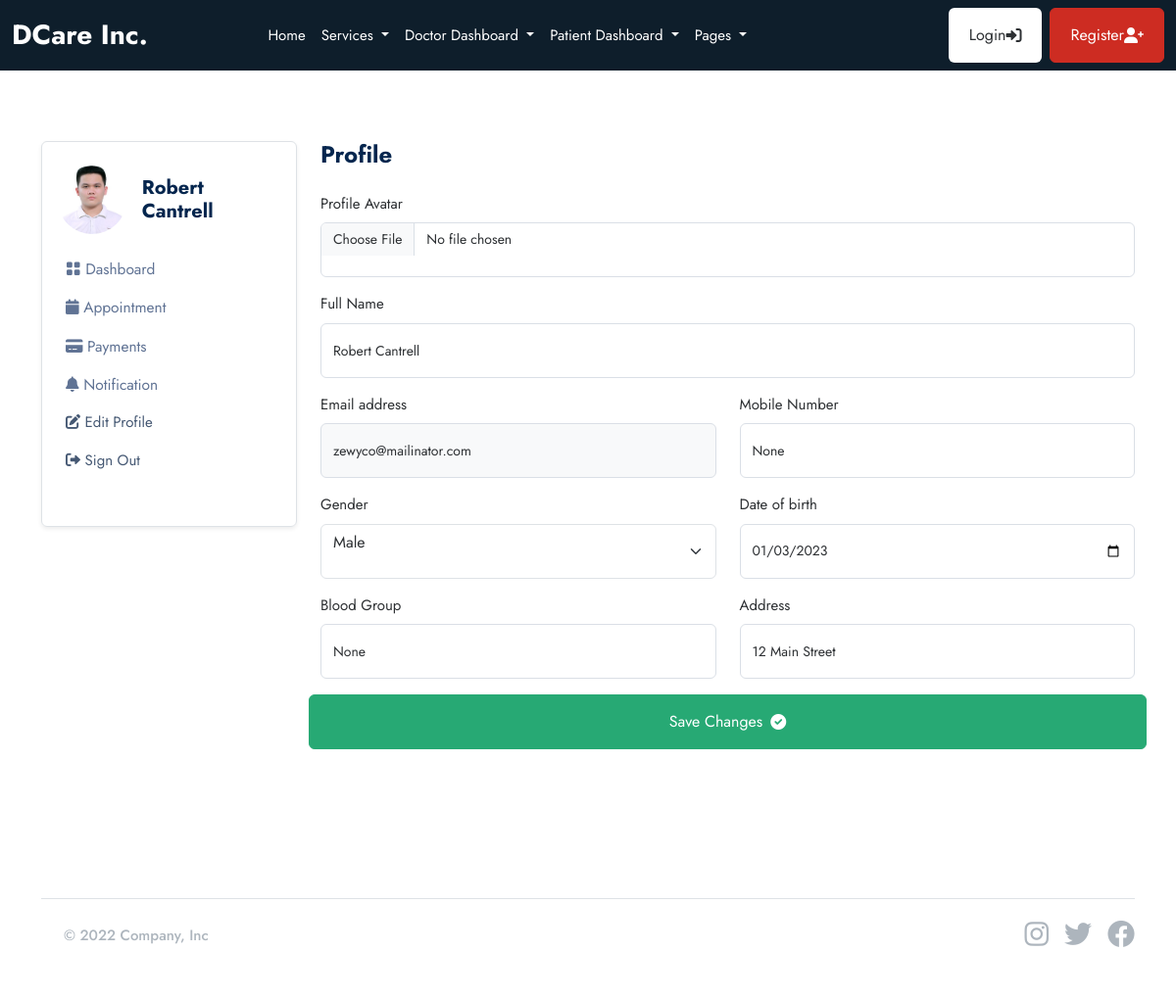
The page /patient/profile/ (signed in) on the database its author committed.
### userauths/models.py (models this page shows, shortened)
class User(AbstractUser):
    email = models.EmailField(_('email address'), unique=True)
    username = models.CharField(max_length=100, null=True, blank=True)
    user_type = models.CharField(max_length=50, choices=USER_TYPE, null=True, blank=True, default=None)
    is_active = models.BooleanField(default=True)
    is_staff = models.BooleanField(default=False)
    USERNAME_FIELD = 'email'
    REQUIRED_FIELDS = ['username']

### patient/models.py (models this page shows, shortened)
class Patient(models.Model):
    user = models.OneToOneField(userauths_models.User, on_delete=models.CASCADE)
    image = models.FileField(upload_to="images", null=True, blank=True)
    full_name = models.CharField(max_length=100, null=True, blank=True)
    email = models.CharField(max_length=100, null=True, blank=True)
    mobile = models.CharField(max_length=100, null=True, blank=True)
    address = models.CharField(max_length=100, null=True, blank=True)
    gender = models.CharField(max_length=100, null=True, blank=True)
    date_of_birth = models.DateField(default=timezone.now, null=True, blank=True)
    blood_group = models.CharField(max_length=100, null=True, blank=True)

### patient/views.py (the view, shortened to what this page needs)
# urls.py: path("profile/", views.profile, name="profile"),
@login_required
def profile(request):
    patient = patient_models.Patient.objects.get(user=request.user)
    formatted_date_of_birth = patient.date_of_birth.strftime('%Y-%m-%d')
    context = {
        "patient": patient,
        "formatted_date_of_birth": formatted_date_of_birth,
    }
    return render(request, "patient/profile.html", context)

### templates/patient/profile.html (shortened to what this page needs)
{% extends 'partials/base.html' %} {% block content %}
<section class="pt-5 pb-5">
    <div class="container">
        <div class="row mt-0 mt-md-4">
            {% include 'patient/sidebar.html' %}
            <div class="col-lg-9 col-md-8 col-12">
                <h4 class="mb-0 mb-4 fw-bold">Profile</h4>
                <form class="row" method="POST" enctype="multipart/form-data">
                    <div class="col-lg-12 mb-3">
                        <label class="form-label">Profile Avatar</label>
                        <input type="file" class="form-control" name="image" />
                    </div>
                    <div class="col-lg-12 mb-3">
                        <label class="form-label">Full Name</label>
                        <input type="text" name="full_name" value="{{patient.full_name}}" class="form-control" />
                    </div>
                    <div class="col-lg-6 mb-3">
                        <label class="form-label">Email address</label>
                        <input type="email" name="email" value="{{patient.email}}" readonly class="form-control bg-light" />
                    </div>
                    <div class="col-lg-6 mb-3">
                        <label class="form-label">Mobile Number</label>
                        <input type="text" name="mobile" value="{{patient.mobile}}" class="form-control" />
                    </div>
                    <div class="col-lg-6 mb-3">
                        <label for="name" class="mb-2">Gender</label>
                        <select name="gender" id="" class="form-select pb-4">
                            <option  {% if patient.gender == "Male" %} selected {% endif %}value="Male">Male</option>
                        </select>
                    </div>
                    <div class="col-lg-6 mb-3">
                        <label class="form-label">Date of birth</label>
                        <input type="date" name="date_of_birth" value="{{formatted_date_of_birth}}" class="form-control" />
                    </div>
                    <div class="col-lg-6 mb-3">
                        <label class="form-label">Blood Group</label>
                        <input type="text" name="blood_group" value="{{patient.blood_group}}" class="form-control" />
                    </div>
                    <div class="col-lg-6 mb-3">
                        <label class="form-label">Address</label>
                        <input type="text" name="address" value="{{patient.address}}" class="form-control" />
                    </div>
                    <button type="submit" class="btn btn-success">Save Changes <i class="fas fa-check-circle ms-2"></i></button>
                </form>
            </div>
        </div>
    </div>
</section>
{% endblock content %}

### templates/patient/sidebar.html (shortened to what this page needs)
<div class="col-lg-3 col-md-4 col-12">
  <nav
    class="navbar navbar-expand-md shadow-sm mb-4 mb-lg-0 sidenav border rounded"
  >
    <div class="collapse navbar-collapse p-3" id="sidenav">
      <div class="navbar-nav flex-column">
        <div class="d-flex align-items-center mb-3">
          {% if request.user.patient.image %}
          <img
            src="{{request.user.patient.image.url}}"
            alt="avatar"
            class="rounded-circle avatar-xl"
            style="width: 70px; height: 70px; object-fit: cover"
          />
          {% endif %}
          <div class="ms-3">
            <h5 class="mb-0 fw-bold">{{request.user.patient.full_name}}</h5>
          </div>
        </div>
        <ul class="list-unstyled ms-n2 mb-4">
          <li class="nav-item">
            <a
              class="dropdown-item nav-link"
              href="{% url 'patient:dashboard' %}"
              ><i class="bi bi-grid-fill"></i> Dashboard</a
            >
          </li>
          <li class="nav-item">
            <a
              class="dropdown-item nav-link"
              href="{% url 'patient:appointments' %}"
              ><i class="fas fa-calendar"></i> Appointment</a
            >
          </li>
          <li class="nav-item">
            <a
              class="dropdown-item nav-link"
              href="{% url 'patient:payments' %}"
              ><i class="fas fa-credit-card"></i> Payments</a
            >
          </li>
          <li class="nav-item">
            <a
              class="dropdown-item nav-link"
              href="{% url 'patient:notifications' %}"
              ><i class="fas fa-bell"></i> Notification</a
            >
          </li>
          <li class="nav-item">
            <a class="nav-link" href="{% url 'patient:profile' %}">
              <i class="fas fa-edit"></i> Edit Profile
            </a>
          </li>
          <li class="nav-item">
            <a class="nav-link" href="{% url 'userauths:sign-out' %}">
              <i class="fas fa-sign-out-alt"></i> Sign Out
            </a>
          </li>
        </ul>
      </div>
    </div>
  </nav>
</div>

### rows shown on the page
User: user.patient.image (picture), user.patient.full_name "Robert Cantrell"
Patient: full_name "Robert Cantrell", email "zewyco@mailinator.com", mobile "None", gender "Male", blood_group "None", address "12 Main Street"
